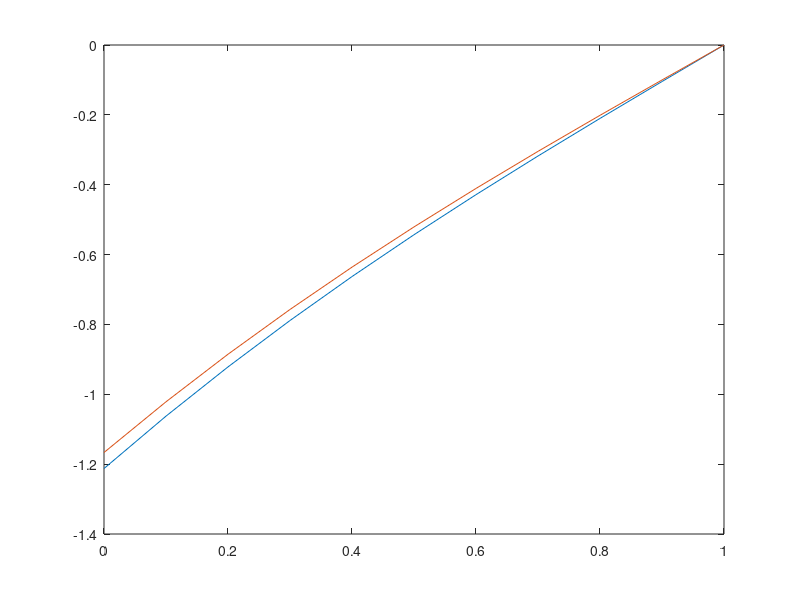

Recreate this plot in MATLAB.
% solve 
%   u_t = u_xx
%   u_x(0, t) = f(t)
%   u(1, t) = 0
%   u(x, 0) = u0(x)

%converges with N = 10, T = 1, M = 200 (T * N * N * 2),
%u0 = @(x) -1 * (x - 1);
%f = @(t) 0;
%but diverges with M = 100;

N = 10; %x div
T = 1;
M = 200; %time div    floor(T*N*N*2)
dx = 1 / N;
dt = T / M;

u0 = @(x) (x - 1)^3/6;
f = @(t) t + 0.5;
exactU = @(x, t) (x-1) .* (t + (x-1).^2 ./ 6);

%u(k, :) - k-th layer [u( , t_k)]
u = zeros(M+1, N+1);
x = zeros(N+1, 1);

%fill first layers
% 1 layer of u and x
for i = 0:N
    xi = dx * i;
    x(i+1) = xi;
    u(1, i+1) = u0(xi);
end;


for k = 2:(M+1)
    tk = dt * (k - 1);
    %solve plain with straighforward Euler
    %inner points
    for i = 2:N
        u_xx = (u(k-1, i+1) - 2 * u(k-1, i) + u(k-1, i-1)) / dx^2;
        u(k, i) = u(k-1, i) + dt * u_xx;
    end;
    %bounds
    u(k, N+1) = 0;
    u(k, 1) = u(k, 2) - dx * f(tk);
    
    for j = 1:10
        %correction
        for i = 2:N
            u_xx1 = (u(k-1, i+1) - 2 * u(k-1, i) + u(k-1, i-1)) / dx^2;
            u_xx2 = (u(k, i+1) - 2 * u(k, i) + u(k, i-1)) / dx^2;
            u_xx = (u_xx1 + u_xx2)/2;
            u(k, i) = u(k-1, i) + dt * u_xx;
        end;
        u(k, N+1) = 0;
        u(k, 1) = u(k, 2) - dx * f(tk);
    end;
end;

plot(x, u(M+1, :));
hold on;
plot(x, exactU(x, T))


